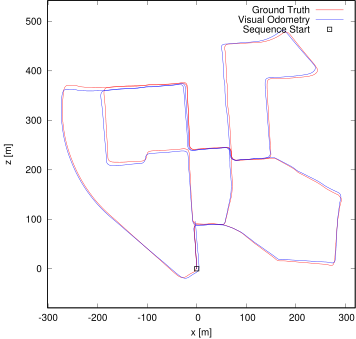

Recreate this plot in gnuplot.
set term postscript eps enhanced color
set output "00.eps"
set size ratio -1
set xrange [-301:320]
set yrange [-79:542]
set xlabel "x [m]"
set ylabel "z [m]"
plot "00.txt" using 1:2 lc rgb "#FF0000" title 'Ground Truth' w lines,"00.txt" using 3:4 lc rgb "#0000FF" title 'Visual Odometry' w lines,"< head -1 00.txt" using 1:2 lc rgb "#000000" pt 4 ps 1 lw 2 title 'Sequence Start' w points
